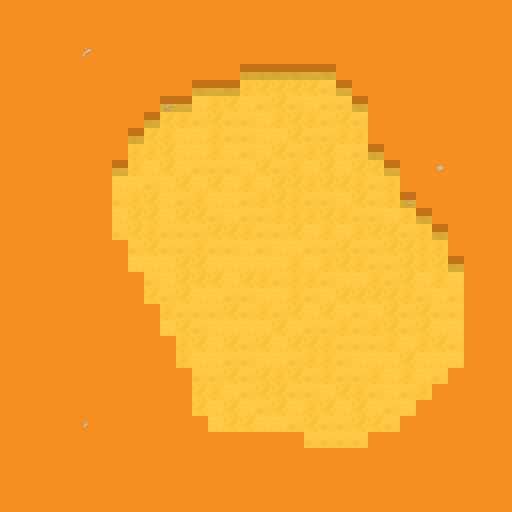

This game map was drawn from its Tiled (.tmx) file and the tilesets committed beside it. A one-line description and the trimmed map source follow:
An orthogonal 32x32 tile map with 16x16 px tiles, 4 tile layers (ground, shadows, walls, fog) and 9 objects.

<map version="1.0" tiledversion="1.1.6" orientation="orthogonal" renderorder="right-down" width="32" height="32" tilewidth="16" tileheight="16" infinite="0" backgroundcolor="#f68f20" nextobjectid="11">
 <properties>
  <property name="entities_render_layer" type="int" value="4" />
 </properties>
 <tileset firstgid="1" source="desert.tsx" />
 <layer name="ground" width="32" height="32">
  <properties>
   <property name="render_layer" type="int" value="0" />
  </properties>
  <data>[1024 cells, 1024 non-empty, 4 distinct tile ids]</data>
 </layer>
 <layer name="shadows" width="32" height="32">
  <properties>
   <property name="render_layer" type="int" value="1" />
  </properties>
  <data>[1024 cells, 29 non-empty, 3 distinct tile ids]</data>
 </layer>
 <layer name="walls" width="32" height="32">
  <properties>
   <property name="render_layer" type="int" value="2" />
  </properties>
  <data>[1024 cells, 641 non-empty, 5 distinct tile ids]</data>
 </layer>
 <layer name="fog" width="32" height="32">
  <properties>
   <property name="render_layer" type="int" value="3" />
  </properties>
  <data>[1024 cells, 16 non-empty, 4 distinct tile ids]</data>
 </layer>
 <objectgroup name="doors">
  <properties>
   <property name="layer" type="int" value="3" />
   <property name="type" value="doors" />
  </properties>
  <object id="2" x="464" y="272" width="48" height="80">
   <properties>
    <property name="way" value="right" />
   </properties>
  </object>
  <object id="3" x="0" y="176" width="112" height="64">
   <properties>
    <property name="way" value="left" />
   </properties>
  </object>
  <object id="4" x="304" y="448" width="64" height="64">
   <properties>
    <property name="way" value="down" />
   </properties>
  </object>
  <object id="5" x="272" y="0" width="48" height="80">
   <properties>
    <property name="way" value="up" />
   </properties>
  </object>
 </objectgroup>
 <objectgroup name="triggers">
  <properties>
   <property name="type" value="triggers" />
  </properties>
  <object id="7" x="-16" y="176" width="16" height="64">
   <properties>
    <property name="code">return function (self, item)
  ROOMS:move( -1, 0, item )
end</property>
   </properties>
  </object>
  <object id="8" x="272" y="-16" width="48" height="16">
   <properties>
    <property name="code">return function (self, item)
  ROOMS:move( 0, 1, item )
end</property>
   </properties>
  </object>
  <object id="9" x="304" y="512" width="64" height="16">
   <properties>
    <property name="code">return function (self, item)
  ROOMS:move( 0, -1, item )
end</property>
   </properties>
  </object>
  <object id="10" x="512" y="272" width="16" height="80">
   <properties>
    <property name="code">return function (self, item)
  ROOMS:move( 1, 0, item )
end</property>
   </properties>
  </object>
 </objectgroup>
 <objectgroup name="ents">
  <properties>
   <property name="type" value="entities" />
  </properties>
  <object id="6" x="247" y="284">
   <properties>
    <property name="type_id" value="player" />
   </properties>
   <point />
  </object>
 </objectgroup>
</map>
